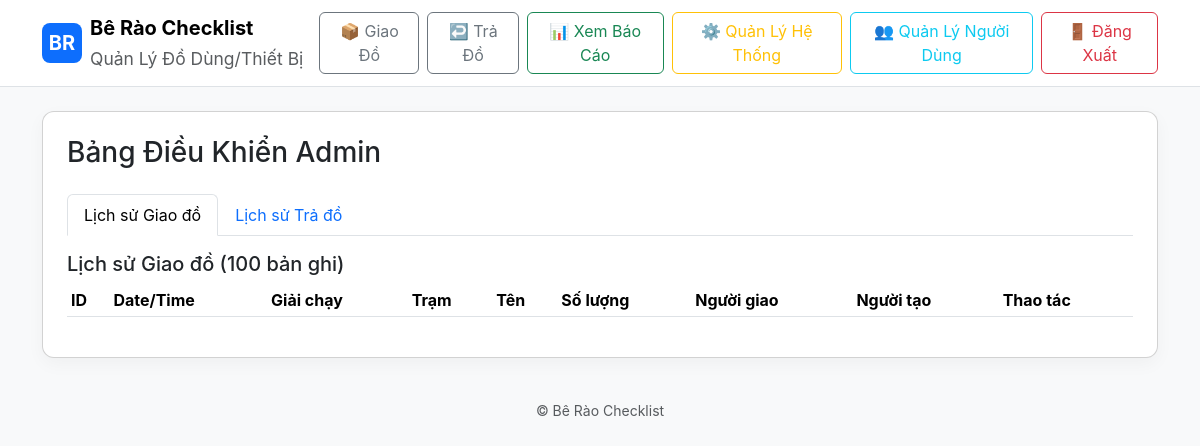
The app's page /admin/dashboard (signed in), older data.
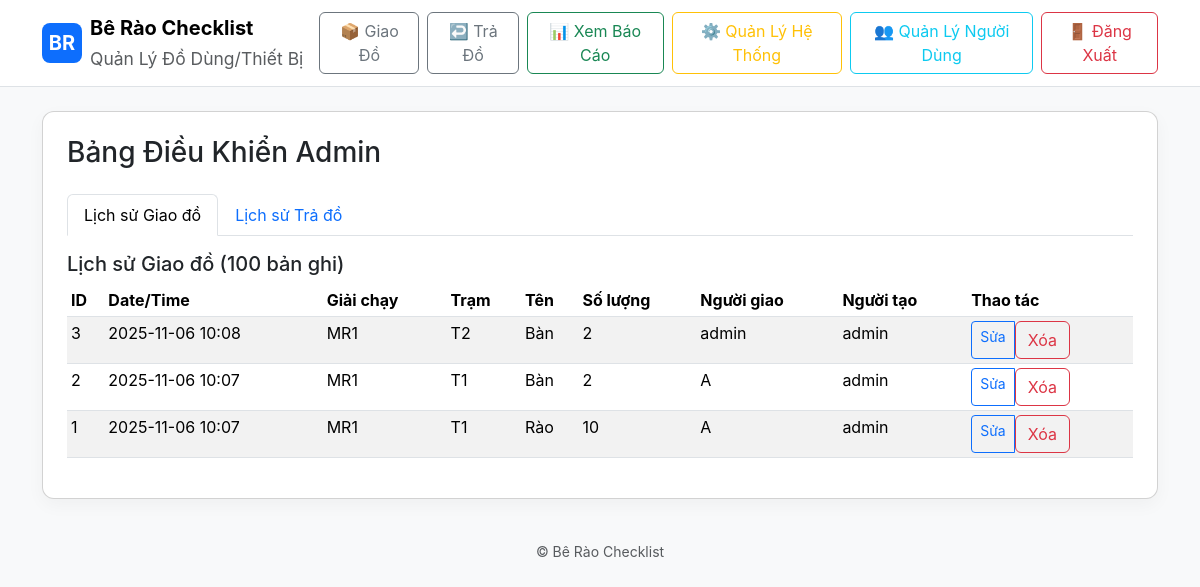
The same page, newer data.
### models.py (models this page shows)
class IssueRecord(db.Model):
    id = db.Column(db.Integer, primary_key=True)
    marathon_id = db.Column(db.Integer, db.ForeignKey('marathon.id'), nullable=True)
    station_id = db.Column(db.Integer, db.ForeignKey('station.id'), nullable=True)
    equipment_id = db.Column(db.Integer, db.ForeignKey('equipment.id'), nullable=False)
    person_name = db.Column(db.String(200))
    quantity = db.Column(db.Integer)
    timestamp = db.Column(db.DateTime)
    created_by = db.Column(db.String(100))  # Username of creator

### app.py (the view)
@app.route('/admin/dashboard')
@admin_required
def admin_dashboard():
    user = get_current_user()
    marathons = Marathon.query.order_by(Marathon.name).all()
    stations = Station.query.order_by(Station.name).all()
    equipments = Equipment.query.order_by(Equipment.name).all()
    issue_records = IssueRecord.query.order_by(IssueRecord.timestamp.desc()).limit(100).all()
    return_records = ReturnRecord.query.order_by(ReturnRecord.timestamp.desc()).limit(100).all()
    return render_template('admin_dashboard.html', marathons=marathons, stations=stations, equipments=equipments, issue_records=issue_records, return_records=return_records, user=user)

### app.py (called while the page is built)
def admin_required(f):
    @wraps(f)
    def decorated_function(*args, **kwargs):
        if not session.get('user_id'):
            flash('Vui lòng đăng nhập để truy cập trang này.', 'warning')
            return redirect(url_for('login'))
        user = User.query.get(session['user_id'])
        if not user or user.role != 'admin':
            flash('Bạn không có quyền truy cập trang này.', 'danger')
            return redirect(url_for('index'))
        return f(*args, **kwargs)
    return decorated_function

def get_current_user():
    if session.get('user_id'):
        return User.query.get(session['user_id'])
    return None

### templates/admin_dashboard.html (shortened to what this page needs)
{% extends "base.html" %}
{% block content %}
<div class="card p-4">
  <div class="d-flex justify-content-between align-items-center mb-3">
    <h3>Bảng Điều Khiển Admin</h3>
  </div>
  <ul class="nav nav-tabs mb-3" id="adminTabs" role="tablist">
    <li class="nav-item" role="presentation">
      <button class="nav-link active" id="issue-tab" data-bs-toggle="tab" data-bs-target="#issue-records" type="button">Lịch sử Giao đồ</button>
    </li>
    <li class="nav-item" role="presentation">
      <button class="nav-link" id="return-tab" data-bs-toggle="tab" data-bs-target="#return-records" type="button">Lịch sử Trả đồ</button>
    </li>
  </ul>
  <div class="tab-content" id="adminTabsContent">
    <div class="tab-pane fade show active" id="issue-records" role="tabpanel">
      <h5>Lịch sử Giao đồ (100 bản ghi)</h5>
      <div class="table-responsive">
        <table class="table table-sm table-striped">
          <thead>
            <tr>
              <th>ID</th>
              <th>Date/Time</th>
              <th>Giải chạy</th>
              <th>Trạm</th>
              <th>Tên</th>
              <th>Số lượng</th>
              <th>Người giao</th>
              <th>Người tạo</th>
              <th>Thao tác</th>
            </tr>
          </thead>
          <tbody>
            {% for record in issue_records %}
            <tr>
              <td>{{ record.id }}</td>
              <td>{{ record.timestamp.strftime('%Y-%m-%d %H:%M') if record.timestamp else '—' }}</td>
              <td>{{ marathons|selectattr('id', 'equalto', record.marathon_id)|map(attribute='name')|first if record.marathon_id else '—' }}</td>
              <td>{{ stations|selectattr('id', 'equalto', record.station_id)|map(attribute='name')|first if record.station_id else '—' }}</td>
              <td>{{ equipments|selectattr('id', 'equalto', record.equipment_id)|map(attribute='name')|first or '—' }}</td>
              <td>{{ record.quantity }}</td>
              <td>{{ record.person_name }}</td>
              <td>{{ record.created_by or '—' }}</td>
              <td>
                <div class="btn-group btn-group-sm">
                  <a href="{{ url_for('edit_issue_record', record_id=record.id) }}" class="btn btn-outline-primary">Sửa</a>
                  <form method="post" action="{{ url_for('delete_issue_record', record_id=record.id) }}" style="display:inline;" onsubmit="return confirm('Are you sure you want to delete this record?');">
                    <button type="submit" class="btn btn-outline-danger">Xóa</button>
                  </form>
                </div>
              </td>
            </tr>
            {% endfor %}
          </tbody>
        </table>
      </div>
    </div>
  </div>
</div>
{% endblock %}

### templates/base.html (shortened to what this page needs)
<!doctype html>
<html lang="vi">
  <head>
    <link href="https://cdn.jsdelivr.net/npm/bootstrap@5.3.2/dist/css/bootstrap.min.css" rel="stylesheet">
    <link rel="stylesheet" href="{{ url_for('static', filename='style.css') }}">
  </head>
  <body class="bg-light">
    <nav class="navbar navbar-expand-lg navbar-light bg-white border-bottom">
      <div class="container">
        <a class="navbar-brand d-flex align-items-center" href="{{ url_for('index') }}">
          <div class="logo-circle me-2">BR</div>
          <div>
            <div class="fw-bold">Bê Rào Checklist</div>
            <small class="text-muted">Quản Lý Đồ Dùng/Thiết Bị</small>
          </div>
        </a>
        <div class="d-flex gap-2">
          <a class="btn btn-outline-secondary" href="{{ url_for('issue') }}">📦 Giao Đồ</a>
          <a class="btn btn-outline-secondary" href="{{ url_for('return_equipment') }}">↩️ Trả Đồ</a>
          <a class="btn btn-outline-success" href="{{ url_for('report') }}">📊 Xem Báo Cáo</a>
          {% if user.role == 'admin' %}
          <a class="btn btn-outline-warning" href="{{ url_for('admin_dashboard') }}">⚙️ Quản Lý Hệ Thống</a>
          <a class="btn btn-outline-info" href="{{ url_for('admin_users') }}">👥 Quản Lý Người Dùng</a>
          {% endif %}
          <a class="btn btn-outline-danger" href="{{ url_for('logout') }}">🚪 Đăng Xuất</a>
        </div>
      </div>
    </nav>
    <main class="container py-4">
      {% block content %}{% endblock %}
    </main>
    <footer class="text-center text-muted py-3">
      <small>© Bê Rào Checklist</small>
    </footer>
  </body>
</html>

### static/style.css (style rules this page uses)
.logo-circle { width:40px;height:40px;border-radius:8px;background:#0d6efd;color:white;display:flex;align-items:center;justify-content:center;font-weight:700 }
body { font-family:Inter, system-ui, -apple-system, 'Segoe UI', Roboto, 'Helvetica Neue', Arial }
.card { border-radius:12px;box-shadow:0 6px 18px rgba(10,20,30,0.04) }

Row changes from the older to the newer data that the page shows:
added IssueRecord: id "3", timestamp "2025-11-06 10:08", marathon_id "MR1", station_id "T2", equipment_id "Bàn", quantity "2", person_name "admin", created_by "admin"
added IssueRecord: id "2", timestamp "2025-11-06 10:07", marathon_id "MR1", station_id "T1", equipment_id "Bàn", quantity "2", person_name "A", created_by "admin"
added IssueRecord: id "1", timestamp "2025-11-06 10:07", marathon_id "MR1", station_id "T1", equipment_id "Rào", quantity "10", person_name "A", created_by "admin"
